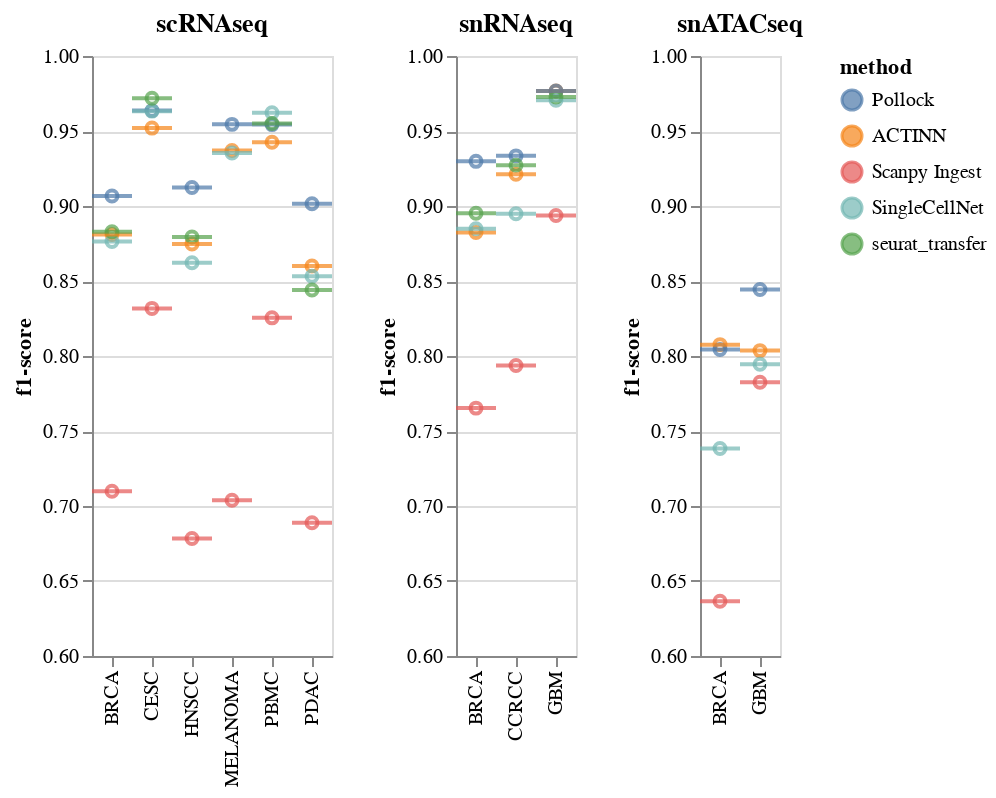

Notebook code for this chart:
### Code cell
def make_tick_chart(df, title=''):
    chart = alt.Chart(df, title=title)
    chart = chart.mark_tick(thickness=2,).encode(
        x=alt.X(f'disease:N', axis=alt.Axis(title=None)),
        y=alt.Y(f'f1-score:Q', scale=alt.Scale(zero=False), axis=alt.Axis(grid=True)),
        color=alt.Color('method:N', sort=['Pollock'])
    )
    return chart

def make_point_chart(df):
    chart = alt.Chart(df)
    chart = chart.mark_point().encode(
        x=alt.X(f'disease:N', axis=alt.Axis(title=None)),
        y=alt.Y(f'f1-score:Q', scale=alt.Scale(zero=False), axis=alt.Axis(grid=True)),
        color=alt.Color('method:N', sort=['Pollock'])
    )
    return chart

combined = None
for dtype in dtype_order:
    d = pred_map[dtype]
    df = get_performance_df(d)
    df['disease'] = [x.upper() for x in df['disease']]
    print(df.shape)
    chart = make_point_chart(df) + make_tick_chart(df, title=dtype)
    if combined is None:
        combined = chart
    else:
        combined |= chart
combined.resolve_scale(y='shared')

### Figure 1 — Vega-Lite specification as saved in the notebook (floating-point values rounded to 4 significant figures)
{"config": {"view": {"continuousWidth": 400, "continuousHeight": 300}}, "hconcat": [{"layer": [{"mark": "point", "encoding": {"color": {"type": "nominal", "field": "method", "sort": ["Pollock"]}, "x": {"type": "nominal", "axis": {"title": null}, "field": "disease"}, "y": {"type": "quantitative", "axis": {"grid": true}, "field": "f1-score", "scale": {"zero": false}}}}, {"mark": {"type": "tick", "thickness": 2}, "encoding": {"color": {"type": "nominal", "field": "method", "sort": ["Pollock"]}, "x": {"type": "nominal", "axis": {"title": null}, "field": "disease"}, "y": {"type": "quantitative", "axis": {"grid": true}, "field": "f1-score", "scale": {"zero": false}}}, "title": "scRNAseq"}], "data": {"name": "data-a8011e7564bc4007bce0af798b64ae05"}}, {"layer": [{"mark": "point", "encoding": {"color": {"type": "nominal", "field": "method", "sort": ["Pollock"]}, "x": {"type": "nominal", "axis": {"title": null}, "field": "disease"}, "y": {"type": "quantitative", "axis": {"grid": true}, "field": "f1-score", "scale": {"zero": false}}}}, {"mark": {"type": "tick", "thickness": 2}, "encoding": {"color": {"type": "nominal", "field": "method", "sort": ["Pollock"]}, "x": {"type": "nominal", "axis": {"title": null}, "field": "disease"}, "y": {"type": "quantitative", "axis": {"grid": true}, "field": "f1-score", "scale": {"zero": false}}}, "title": "snRNAseq"}], "data": {"name": "data-d481539fb1618d4ec48a7b9f5d0739ec"}}, {"layer": [{"mark": "point", "encoding": {"color": {"type": "nominal", "field": "method", "sort": ["Pollock"]}, "x": {"type": "nominal", "axis": {"title": null}, "field": "disease"}, "y": {"type": "quantitative", "axis": {"grid": true}, "field": "f1-score", "scale": {"zero": false}}}}, {"mark": {"type": "tick", "thickness": 2}, "encoding": {"color": {"type": "nominal", "field": "method", "sort": ["Pollock"]}, "x": {"type": "nominal", "axis": {"title": null}, "field": "disease"}, "y": {"type": "quantitative", "axis": {"grid": true}, "field": "f1-score", "scale": {"zero": false}}}, "title": "snATACseq"}], "data": {"name": "data-7fa1913e83e335612e9ec903ce13dee4"}}], "resolve": {"scale": {"y": "shared"}}, "$schema": "https://vega.github.io/schema/vega-lite/v4.8.1.json", "datasets": {"data-a8011e7564bc4007bce0af798b64ae05": [{"disease": "BRCA", "method": "ACTINN", "f1-score": 0.881}, {"disease": "BRCA", "method": "Pollock", "f1-score": 0.9067}, {"disease": "BRCA", "method": "Scanpy Ingest", "f1-score": 0.7099}, {"disease": "BRCA", "method": "SingleCellNet", "f1-score": 0.8764}, {"disease": "BRCA", "method": "seurat_transfer", "f1-score": 0.8829}, {"disease": "CESC", "method": "ACTINN", "f1-score": 0.9519}, {"disease": "CESC", "method": "Pollock", "f1-score": 0.9636}, {"disease": "CESC", "method": "Scanpy Ingest", "f1-score": 0.8317}, {"disease": "CESC", "method": "SingleCellNet", "f1-score": 0.9632}, {"disease": "CESC", "method": "seurat_transfer", "f1-score": 0.9718}, {"disease": "HNSCC", "method": "ACTINN", "f1-score": 0.8747}, {"disease": "HNSCC", "method": "Pollock", "f1-score": 0.9124}, {"disease": "HNSCC", "method": "Scanpy Ingest", "f1-score": 0.6784}, {"disease": "HNSCC", "method": "SingleCellNet", "f1-score": 0.8621}, {"disease": "HNSCC", "method": "seurat_transfer", "f1-score": 0.8794}, {"disease": "MELANOMA", "method": "ACTINN", "f1-score": 0.937}, {"disease": "MELANOMA", "method": "Pollock", "f1-score": 0.9544}, {"disease": "MELANOMA", "method": "Scanpy Ingest", "f1-score": 0.7038}, {"disease": "MELANOMA", "method": "SingleCellNet", "f1-score": 0.9354}, {"disease": "PBMC", "method": "ACTINN", "f1-score": 0.9425}, {"disease": "PBMC", "method": "Pollock", "f1-score": 0.9543}, {"disease": "PBMC", "method": "Scanpy Ingest", "f1-score": 0.8254}, {"disease": "PBMC", "method": "SingleCellNet", "f1-score": 0.9622}, {"disease": "PBMC", "method": "seurat_transfer", "f1-score": 0.9549}, {"disease": "PDAC", "method": "ACTINN", "f1-score": 0.86}, {"disease": "PDAC", "method": "Pollock", "f1-score": 0.9015}, {"disease": "PDAC", "method": "Scanpy Ingest", "f1-score": 0.6888}, {"disease": "PDAC", "method": "SingleCellNet", "f1-score": 0.8532}, {"disease": "PDAC", "method": "seurat_transfer", "f1-score": 0.844}], "data-d481539fb1618d4ec48a7b9f5d0739ec": [{"disease": "BRCA", "method": "ACTINN", "f1-score": 0.8824}, {"disease": "BRCA", "method": "Pollock", "f1-score": 0.9298}, {"disease": "BRCA", "method": "Scanpy Ingest", "f1-score": 0.7653}, {"disease": "BRCA", "method": "SingleCellNet", "f1-score": 0.8849}, {"disease": "BRCA", "method": "seurat_transfer", "f1-score": 0.8952}, {"disease": "CCRCC", "method": "ACTINN", "f1-score": 0.9212}, {"disease": "CCRCC", "method": "Pollock", "f1-score": 0.9334}, {"disease": "CCRCC", "method": "Scanpy Ingest", "f1-score": 0.7937}, {"disease": "CCRCC", "method": "SingleCellNet", "f1-score": 0.8949}, {"disease": "CCRCC", "method": "seurat_transfer", "f1-score": 0.9272}, {"disease": "GBM", "method": "ACTINN", "f1-score": 0.9767}, {"disease": "GBM", "method": "Pollock", "f1-score": 0.9767}, {"disease": "GBM", "method": "Scanpy Ingest", "f1-score": 0.8937}, {"disease": "GBM", "method": "SingleCellNet", "f1-score": 0.9705}, {"disease": "GBM", "method": "seurat_transfer", "f1-score": 0.9727}], "data-7fa1913e83e335612e9ec903ce13dee4": [{"disease": "BRCA", "method": "ACTINN", "f1-score": 0.8076}, {"disease": "BRCA", "method": "Pollock", "f1-score": 0.8044}, {"disease": "BRCA", "method": "Scanpy Ingest", "f1-score": 0.6365}, {"disease": "BRCA", "method": "SingleCellNet", "f1-score": 0.7384}, {"disease": "GBM", "method": "ACTINN", "f1-score": 0.8036}, {"disease": "GBM", "method": "Pollock", "f1-score": 0.8443}, {"disease": "GBM", "method": "Scanpy Ingest", "f1-score": 0.7826}, {"disease": "GBM", "method": "SingleCellNet", "f1-score": 0.7945}]}}
